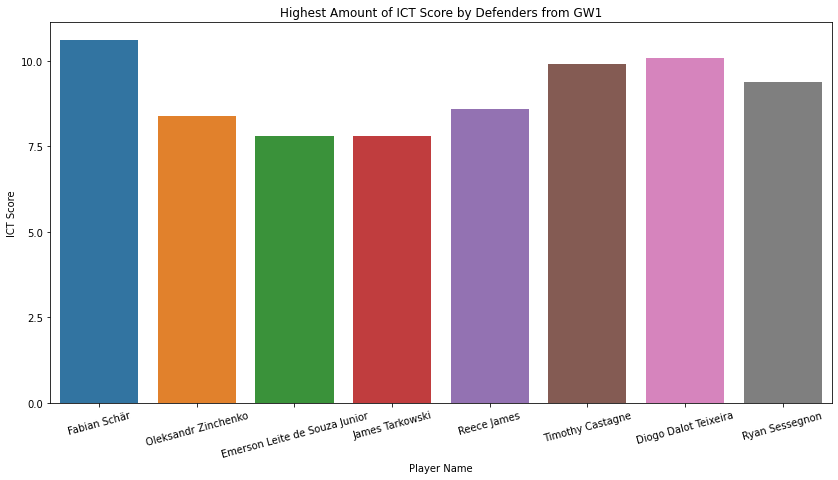

Here is the Python script that generated this plot:
# Import statements
import pandas as pd
import numpy as np
pd.plotting.register_matplotlib_converters()
import matplotlib.pyplot as plt
import seaborn as sns

# Path of the file
gw1_data_filepath = "../input/gw1-data/GW1.csv"

plt.figure(figsize=(14, 7))
plt.title("Highest Amount of ICT Score by Defenders from GW1")

# Pandas reads the file
gw1_data = pd.read_csv(gw1_data_filepath, index_col="name")

# Midfielders, Forwards and Goalkeepers are dropped
gw1_data.drop(gw1_data[gw1_data['position'] == 'MID'].index, inplace=True)
gw1_data.drop(gw1_data[gw1_data['position'] == 'FWD'].index, inplace=True)
gw1_data.drop(gw1_data[gw1_data['position'] == 'GK'].index, inplace=True)
gw1_data.drop(gw1_data[gw1_data['ict_index'] <= 7.5].index, inplace=True)

# Barplot is defined
sns.barplot(x=gw1_data.index, y=gw1_data['ict_index'])

plt.ylabel("ICT Score")
plt.xlabel("Player Name")
plt.xticks(rotation=15, horizontalalignment="center")
plt.yticks(np.arange(0, 12.5, 2.5))
